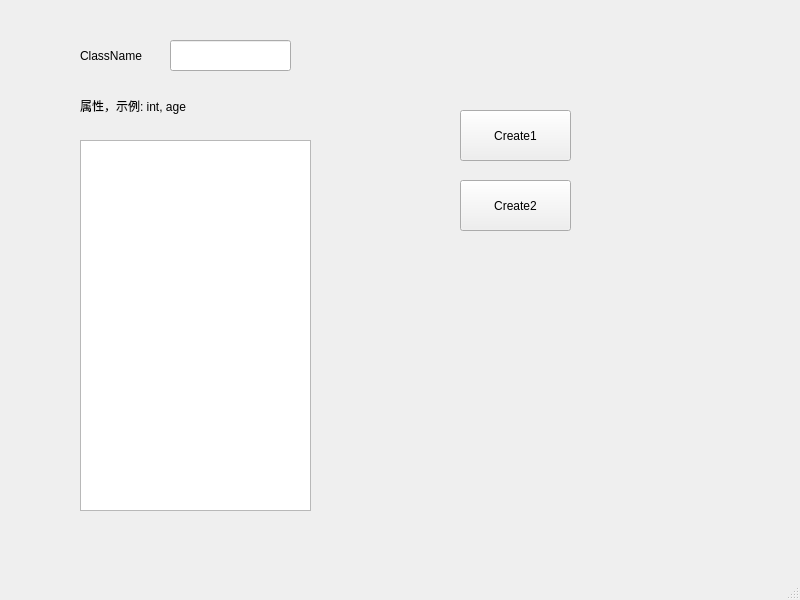
<?xml version="1.0" encoding="UTF-8"?>
<ui version="4.0">
 <class>MainWindow</class>
 <widget class="QMainWindow" name="MainWindow">
  <property name="geometry">
   <rect>
    <x>0</x>
    <y>0</y>
    <width>800</width>
    <height>600</height>
   </rect>
  </property>
  <property name="windowTitle">
   <string>MainWindow</string>
  </property>
  <widget class="QWidget" name="centralwidget">
   <widget class="QLabel" name="label">
    <property name="geometry">
     <rect>
      <x>80</x>
      <y>40</y>
      <width>81</width>
      <height>31</height>
     </rect>
    </property>
    <property name="text">
     <string>ClassName</string>
    </property>
   </widget>
   <widget class="QLineEdit" name="lineEdit_ClassName">
    <property name="geometry">
     <rect>
      <x>170</x>
      <y>40</y>
      <width>121</width>
      <height>31</height>
     </rect>
    </property>
   </widget>
   <widget class="QTextEdit" name="textEdit">
    <property name="geometry">
     <rect>
      <x>80</x>
      <y>140</y>
      <width>231</width>
      <height>371</height>
     </rect>
    </property>
   </widget>
   <widget class="QLabel" name="label_2">
    <property name="geometry">
     <rect>
      <x>80</x>
      <y>90</y>
      <width>211</width>
      <height>31</height>
     </rect>
    </property>
    <property name="text">
     <string>属性，示例: int, age</string>
    </property>
   </widget>
   <widget class="QPushButton" name="pushButton_1">
    <property name="geometry">
     <rect>
      <x>460</x>
      <y>110</y>
      <width>111</width>
      <height>51</height>
     </rect>
    </property>
    <property name="text">
     <string>Create1</string>
    </property>
   </widget>
   <widget class="QPushButton" name="pushButton_2">
    <property name="geometry">
     <rect>
      <x>460</x>
      <y>180</y>
      <width>111</width>
      <height>51</height>
     </rect>
    </property>
    <property name="text">
     <string>Create2</string>
    </property>
   </widget>
  </widget>
  <widget class="QMenuBar" name="menubar">
   <property name="geometry">
    <rect>
     <x>0</x>
     <y>0</y>
     <width>800</width>
     <height>23</height>
    </rect>
   </property>
  </widget>
  <widget class="QStatusBar" name="statusbar"/>
 </widget>
 <resources/>
 <connections/>
</ui>
